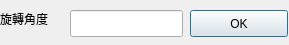
<?xml version="1.0" encoding="UTF-8"?>
<ui version="4.0">
 <class>SetRotateDlg</class>
 <widget class="QDialog" name="SetRotateDlg">
  <property name="geometry">
   <rect>
    <x>0</x>
    <y>0</y>
    <width>289</width>
    <height>45</height>
   </rect>
  </property>
  <property name="windowTitle">
   <string>Dialog</string>
  </property>
  <widget class="QPushButton" name="pushButton">
   <property name="geometry">
    <rect>
     <x>190</x>
     <y>10</y>
     <width>98</width>
     <height>27</height>
    </rect>
   </property>
   <property name="text">
    <string>OK</string>
   </property>
  </widget>
  <widget class="QLabel" name="label">
   <property name="geometry">
    <rect>
     <x>0</x>
     <y>10</y>
     <width>67</width>
     <height>17</height>
    </rect>
   </property>
   <property name="text">
    <string>旋轉角度</string>
   </property>
  </widget>
  <widget class="QLineEdit" name="lineEdit">
   <property name="geometry">
    <rect>
     <x>70</x>
     <y>10</y>
     <width>113</width>
     <height>27</height>
    </rect>
   </property>
  </widget>
 </widget>
 <resources/>
 <connections>
  <connection>
   <sender>pushButton</sender>
   <signal>clicked()</signal>
   <receiver>SetRotateDlg</receiver>
   <slot>accept()</slot>
   <hints>
    <hint type="sourcelabel">
     <x>238</x>
     <y>23</y>
    </hint>
    <hint type="destinationlabel">
     <x>144</x>
     <y>22</y>
    </hint>
   </hints>
  </connection>
 </connections>
</ui>
